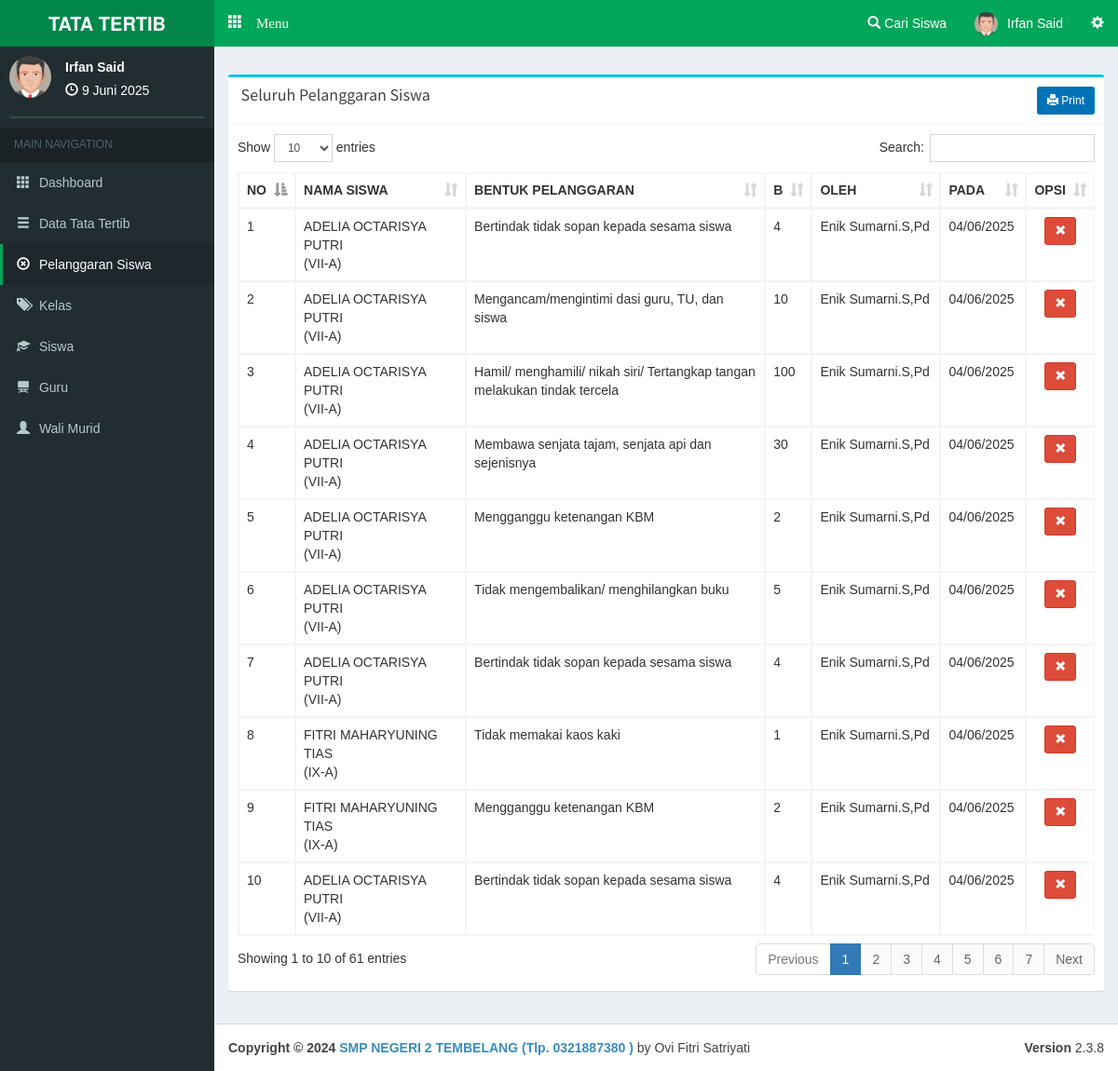
The page /admin/pelanggaransiswa (signed in) on the database its author committed.
### tables this page shows
CREATE TABLE `pelanggaran` (
  `c_pelanggaran` varchar(5) NOT NULL,
  `c_siswa` varchar(10) NOT NULL,
  `c_kelas` varchar(10) NOT NULL,
  `c_benpel` varchar(10) NOT NULL,
  `bobot` int(4) NOT NULL,
  `c_guru` varchar(10) NOT NULL,
  `at` datetime NOT NULL
);

CREATE TABLE `siswa` (
  `c_siswa` varchar(10) NOT NULL,
  `c_kelas` varchar(10) NOT NULL,
  `nisn` varchar(20) NOT NULL,
  `nama` varchar(100) NOT NULL,
  `jk` varchar(1) NOT NULL,
  `alamat` varchar(150) NOT NULL,
  `tl` date NOT NULL
);

CREATE TABLE `kelas` (
  `c_kelas` varchar(10) NOT NULL,
  `kelas` varchar(60) NOT NULL
);

CREATE TABLE `benpel` (
  `c_benpel` varchar(10) NOT NULL,
  `c_katbenpel` varchar(10) NOT NULL,
  `benpel` text NOT NULL,
  `bobot` int(11) NOT NULL
);

CREATE TABLE `guru` (
  `c_guru` varchar(10) NOT NULL,
  `nama` varchar(100) NOT NULL,
  `username` varchar(30) NOT NULL,
  `password` varchar(30) NOT NULL,
  `foto` text NOT NULL
);

### php/config.php (called while the page is built, shortened)
<?php
$base='http://localhost/pps/';
$basead='http://localhost/pps/admin/';
?>

### php/function.php (called while the page is built, shortened)
<?php
function tgl($date){
  $array_bulan = array(1=>'Januari','Februari','Maret', 'April', 'Mei', 'Juni','Juli','Agustus','September','Oktober', 'November','Desember');
  $date = strtotime($date);
  $tanggal = date ('j', $date);
  $bulan = $array_bulan[date('n',$date)];
  $tahun = date('Y',$date);
  $result = $tanggal ." ". $bulan ." ". $tahun;
  return($result);
}
?>

### admin/view/a-pelsiswa.php (the view, shortened to what this page needs)
      <div class="row">
        <div class="col-xs-12 col-md-12 col-lg-12">
          <div class="box box-info">
            <div class="box-header  with-border">
              <h3 class="box-title"></span>&nbsp;Seluruh Pelanggaran Siswa</h3><div class="pull-right"><a target="_blank" class="btn bg-blue btn-sm" href="<?php echo $basead.'print/printallpel'; ?>"><i class="glyphicon glyphicon-print"></i> Print</a></div>
            </div>
            <div class="box-body table-responsive">
              <table id="example1" class="table table-bordered table-hover">
                <thead>
                <tr>
                  <th width="1%">NO</th>
                  <th>NAMA SISWA</th>
                  <th width="35%">BENTUK PELANGGARAN</th>
                  <th width="1%">B</th>
                  <th>OLEH</th>
                  <th width="10%">PADA</th>
                  <th>OPSI</th>
                </tr>
                </thead>
                <tbody>
<?php $smk=mysqli_query($con,"SELECT * FROM pelanggaran order by at desc ");$vr=1;while($akh=mysqli_fetch_array($smk)){
$sis=mysqli_fetch_array(mysqli_query($con,"SELECT * FROM siswa where c_siswa='$akh[c_siswa]' "));
$kel=mysqli_fetch_array(mysqli_query($con,"SELECT * FROM kelas where c_kelas='$akh[c_kelas]' "));
$gur=mysqli_fetch_array(mysqli_query($con,"SELECT * FROM guru where c_guru='$akh[c_guru]' "));
$ben=mysqli_fetch_array(mysqli_query($con,"SELECT * FROM benpel where c_benpel='$akh[c_benpel]' "));
?>
                <tr>
                  <td><?php echo $vr; ?></td>
                  <td><?php echo $sis['nama']; ?><br>(<?php echo $kel['kelas']; ?>)</td>
                  <td><?php echo $ben['benpel']; ?></td>
                  <td><?php echo $akh['bobot']; ?></td>
                  <td><?php echo $gur['nama']; ?></td>
                  <td><?php echo date("d/m/Y", strtotime($akh['at'])); ?></td>
                  <td align="center">
                  <a class="btn btn-danger btn-sm" data-target="#hapus<?php echo $akh['c_pelanggaran']; ?>" data-toggle="modal"><i class="glyphicon glyphicon-remove"></i></a></td>
                </tr>
<?php $vr++; } ?>
                </tbody>
              </table>
            </div>
          </div>
        </div>
      </div>

### admin/main.php (shortened to what this page needs)
<?php date_default_timezone_set('Asia/Jakarta');$date=date('Y-m-d'); require '../php/config.php'; require '../php/function.php'; session_start(); if(empty($_SESSION['c_admin'])){header('location:../login');} $na=mysqli_fetch_array(mysqli_query($con,"SELECT * FROM admin where c_admin='$_SESSION[c_admin]' "));  ?>
<!DOCTYPE html>
<html>
<head>
  <link rel="stylesheet" href="<?php echo $base; ?>theme/bootstrap/css/bootstrap.min.css">
  <link rel="stylesheet" href="<?php echo $base; ?>theme/plugins/datatables/dataTables.bootstrap.css">
  <link rel="stylesheet" href="<?php echo $base; ?>theme/dist/css/AdminLTE.min.css">
  <link rel="stylesheet" href="<?php echo $base; ?>theme/dist/css/skins/_all-skins.min.css">
  <link rel="stylesheet" href="<?php echo $base; ?>theme/plugins/iCheck/square/blue.css">
  <link rel="stylesheet" href="<?php echo $base; ?>theme/plugins/pace/pace.min.css">
  <link rel="stylesheet" href="<?php echo $base; ?>theme/plugins/select2/select2.min.css">
  <link href="<?php echo $base; ?>theme/datetime/css/bootstrap-datetimepicker.min.css" rel="stylesheet">
</head>
<body class="skin-green hold-transition fixed"
oncontextmenu="return false">
<div class="wrapper">
  <header class="main-header">
    <a href="#" class="logo">
      <span class="logo-lg"><b>TATA TERTIB</b></span>
    </a>
    <nav class="navbar navbar-static-top" role="navigation">
     <a href="#" class="glyphicon glyphicon-th" data-toggle="offcanvas" role="button" style="color: #fff;margin-top: 15px;margin-left: 15px;font-size: 15px;"> Menu
      </a>
      <div class="navbar-custom-menu">
        <ul class="nav navbar-nav">
          <li class="dropdown notifications-menu">
            <a href="#" class="dropdown-toggle" data-toggle="dropdown">
              <i class="glyphicon glyphicon-search"></i> Cari Siswa
            </a>
          </li>
          <li class="dropdown user user-menu">
            <a href="#" class="dropdown-toggle" data-toggle="dropdown">
            <img src="<?php echo $base; ?>php/img/avatar1.png" class="user-image" alt="User Image">
              <span class="hidden-xs"><?php echo $na['nama'] ?></span>
            </a>
          </li>
          <li>
            <a href="#" data-toggle="control-sidebar"><i class="glyphicon glyphicon-cog"></i></a>
          </li>
        </ul>
      </div>
    </nav>
  </header>
  <aside class="main-sidebar">
    <section class="sidebar">
      <div class="user-panel">
        <div class="pull-left image">
          <img src="<?php echo $base; ?>php/img/avatar1.png" class="img-circle" alt="User Image">
        </div>
        <div class="pull-left info">
          <p><?php echo $na['nama']; ?></p>
          <i class="glyphicon glyphicon-time"></i> <?php echo tgl(date('d-m-Y')); ?>
        </div>
      </div>
      <form action="#" method="get" class="sidebar-form">
      </form>
<?php
if(empty($_GET['smkakh'])){
  $aak='class="active"';$bak='';$cak='';$drop1='';$drop2='';$drop3='';$dak='';$eak='';$fak='';$gak='';
}
else{
  $act=($_GET['smkakh']);
  if($act=='kategoripelanggaran' or $act=='bentukpelanggaran' or $act=='addbentukpelanggaran' or $act=='sanksipelanggaran' or $act=='addsanksi' or $act=='editsanksi'){
    $aak='';$bak='class="active"';$cak='';$dak='';$eak='';$fak='';$gak='';
    if($act=='kategoripelanggaran'){$drop1='class="active"';$drop2='';$drop3='';}
    else if($act=='bentukpelanggaran' or $act=='addbentukpelanggaran'){$drop1='';$drop2='class="active"';$drop3='';}
    else if($act=='sanksipelanggaran' or $act=='addsanksi' or $act=='editsanksi'){$drop1='';$drop2='';$drop3='class="active"';}
  }
  else if($act=='kelas'){
    $aak='';$bak='';$cak='class="active"';$dak='';$eak='';$fak='';$gak='';$drop1='';$drop2='';$drop3='';
  }
  else if($act=='siswa' or $act=='addsiswa' or $act=='editsiswa'){
    $aak='';$bak='';$cak='';$dak='class="active"';$eak='';$fak='';$gak='';$drop1='';$drop2='';$drop3='';
  }
  else if($act=='guru' or $act=='addguru' or $act=='editguru'){
    $aak='';$bak='';$cak='';$dak='';$eak='class="active"';$fak='';$gak='';$drop1='';$drop2='';$drop3='';
  }
  else if($act=='orangtua' or $act=='walimurid'){
    $aak='';$bak='';$cak='';$dak='';$eak='';$fak='class="active"';$gak='';$drop1='';$drop2='';$drop3='';
  }
  else if($act=='pelanggaransiswa' or $act=='lihatpelanggaransiswa'){
    $aak='';$bak='';$cak='';$dak='';$eak='';$fak='';$gak='class="active"';$drop1='';$drop2='';$drop3='';
  }
  else{
    $aak='';$bak='';$cak='';$dak='';$eak='';$fak='';$gak='';$drop1='';$drop2='';$drop3='';
  }
}
?>
      <ul class="sidebar-menu">
        <li class="header">MAIN NAVIGATION</li>
        <li <?php echo $aak; ?>>
          <a href="<?php echo $basead; ?>">
            <i class="glyphicon glyphicon-th"></i> <span>Dashboard</span>
          </a>
        </li>
        <li <?php echo $bak; ?>>
          <a href="#">
            <i class="glyphicon glyphicon-menu-hamburger"></i>
            <span>Data Tata Tertib</span>
          </a>
        </li>
        <li <?php echo $gak; ?>>
          <a href="<?php echo $basead; ?>pelanggaransiswa">
            <i class="glyphicon glyphicon-remove-circle"></i> <span>Pelanggaran Siswa</span>
          </a>
        </li>
        <li <?php echo $cak; ?>>
          <a href="<?php echo $basead; ?>kelas">
            <i class="glyphicon glyphicon-tags"></i> <span>Kelas</span>
          </a>
        </li>
        <li <?php echo $dak; ?>>
          <a href="<?php echo $basead; ?>siswa">
            <i class="glyphicon glyphicon-education"></i> <span>Siswa</span>
          </a>
        </li>
        <li <?php echo $eak; ?>>
          <a href="<?php echo $basead; ?>guru">
            <i class="glyphicon glyphicon-blackboard"></i> <span>Guru</span>
          </a>
        </li>
        <li <?php echo $fak; ?>>
          <a href="<?php echo $basead; ?>walimurid">
            <i class="glyphicon glyphicon-user"></i> <span>Wali Murid</span>
          </a>
        </li>
      </ul>
    </section>
  </aside>
  <div class="content-wrapper">
    <section class="content-header">
    </section>
    <section class="content">
<?php
  if(empty($_GET['smkakh'])){require 'view/home.php';}
  else{
    $act=($_GET['smkakh']);
    if($act=='kategoripelanggaran'){
      require 'view/a-jenispel.php';
    }
    else if($act=='bentukpelanggaran'){
      require 'view/a-bentukpel.php';
    }
    else if($act=='addbentukpelanggaran'){
      require 'view/a-addbenpel.php';
    }
    else if($act=='sanksipelanggaran'){
      require 'view/a-sanksipel.php';
    }
    else if($act=='addsanksi'){
      require 'view/a-addsanksi.php';
    }
    else if($act=='editsanksi'){
      require 'view/a-editsanksi.php';
    }
    else if($act=='editsanksi'){
      require 'view/a-editsanksi.php';
    }
    else if($act=='kelas'){
      require 'view/a-kelas.php';
    }
    else if($act=='siswa'){
      require 'view/a-siswa.php';
    }
    else if($act=='addsiswa'){
      require 'view/a-addsiswa.php';
    }
    else if($act=='editsiswa'){
      require 'view/a-editsiswa.php';
    }
    else if($act=='guru'){
      require 'view/a-guru.php';
    }
    else if($act=='addguru'){
      require 'view/a-addguru.php';
    }
    else if($act=='editguru'){
      require 'view/a-editguru.php';
    }
    else if($act=='orangtua'){
      require 'view/a-orangtua.php';
    }
    else if($act=='walimurid'){
      require 'view/a-walimurid.php';
    }
    else if($act=='pelanggaransiswa'){
      require 'view/a-pelsiswa.php';
    }
  }
?>
    </section>
  </div>
</div>
  <footer class="main-footer">
    <div class="pull-right hidden-xs">
      <b>Version</b> 2.3.8
    </div>
    <strong>Copyright &copy; 2024 <a href="#">SMP NEGERI 2 TEMBELANG (Tlp. 0321887380 )</a></strong> by Ovi Fitri Satriyati
  </footer>
</body>
</html>

### admin/main.php (style rules this page uses)
body { font-family:arial; }

### rows shown on the page
pelanggaran: siswa.nama "ADELIA OCTARISYA PUTRI", kelas.kelas "VII-A", benpel.benpel "Bertindak tidak sopan kepada sesama siswa", bobot "4", guru.nama "Enik Sumarni.S,Pd", at "04/06/2025"
pelanggaran: siswa.nama "ADELIA OCTARISYA PUTRI", kelas.kelas "VII-A", benpel.benpel "Mengancam/mengintimi dasi guru, TU, dan siswa", bobot "10", guru.nama "Enik Sumarni.S,Pd", at "04/06/2025"
pelanggaran: siswa.nama "ADELIA OCTARISYA PUTRI", kelas.kelas "VII-A", benpel.benpel "Hamil/ menghamili/ nikah siri/ Tertangkap tangan melakukan tindak tercela", bobot "100", guru.nama "Enik Sumarni.S,Pd", at "04/06/2025"
pelanggaran: siswa.nama "ADELIA OCTARISYA PUTRI", kelas.kelas "VII-A", benpel.benpel "Membawa senjata tajam, senjata api dan sejenisnya", bobot "30", guru.nama "Enik Sumarni.S,Pd", at "04/06/2025"
pelanggaran: siswa.nama "ADELIA OCTARISYA PUTRI", kelas.kelas "VII-A", benpel.benpel "Mengganggu ketenangan KBM", bobot "2", guru.nama "Enik Sumarni.S,Pd", at "04/06/2025"
pelanggaran: siswa.nama "ADELIA OCTARISYA PUTRI", kelas.kelas "VII-A", benpel.benpel "Tidak mengembalikan/ menghilangkan buku", bobot "5", guru.nama "Enik Sumarni.S,Pd", at "04/06/2025"
pelanggaran: siswa.nama "ADELIA OCTARISYA PUTRI", kelas.kelas "VII-A", benpel.benpel "Bertindak tidak sopan kepada sesama siswa", bobot "4", guru.nama "Enik Sumarni.S,Pd", at "04/06/2025"
pelanggaran: siswa.nama "FITRI MAHARYUNING TIAS", kelas.kelas "IX-A", benpel.benpel "Tidak memakai kaos kaki", bobot "1", guru.nama "Enik Sumarni.S,Pd", at "04/06/2025"
pelanggaran: siswa.nama "FITRI MAHARYUNING TIAS", kelas.kelas "IX-A", benpel.benpel "Mengganggu ketenangan KBM", bobot "2", guru.nama "Enik Sumarni.S,Pd", at "04/06/2025"
pelanggaran: siswa.nama "ADELIA OCTARISYA PUTRI", kelas.kelas "VII-A", benpel.benpel "Bertindak tidak sopan kepada sesama siswa", bobot "4", guru.nama "Enik Sumarni.S,Pd", at "04/06/2025"

### other values the page prints
$na['nama'] "Irfan Said"
